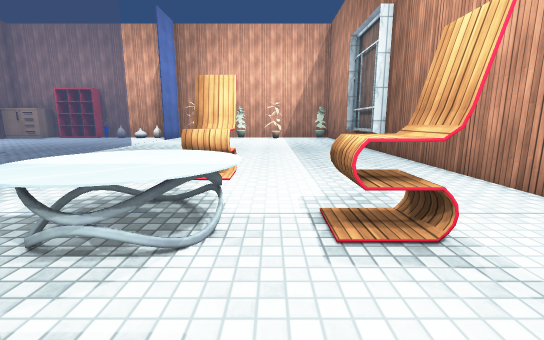
[1] (above)

17 first-person views from a walk through a scene from a Unity 3-D project. The camera is 1.2 m above the floor, tilts 10° down and sees 90° across. The floor is counted in squares, 1 m on a side. Each view is taken from the middle of a square. On the plan, view 1 faces up. The plan holds only what a view shows up to about 13 squares ahead; the rest is blank. Some animated figures are not drawn. Some surface patterns are stand-ins.

[2]
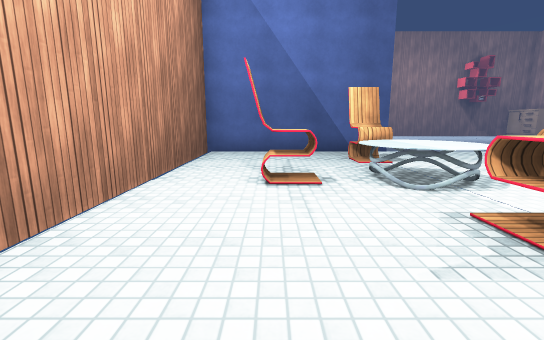

[3]
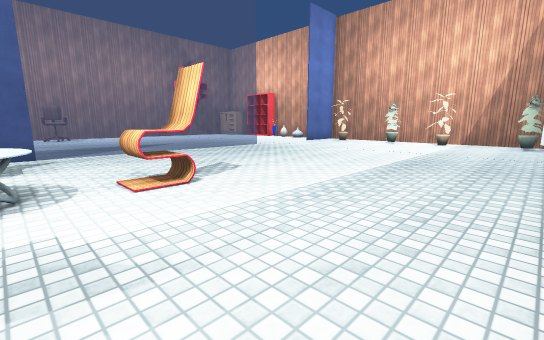

[4]
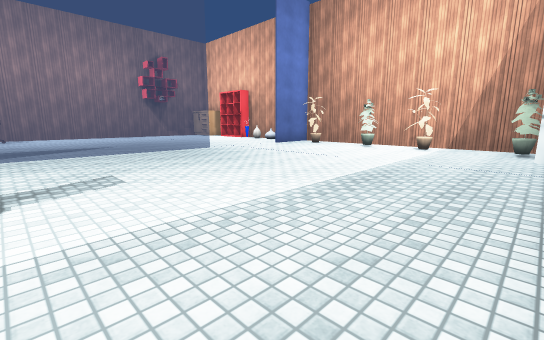

[5]
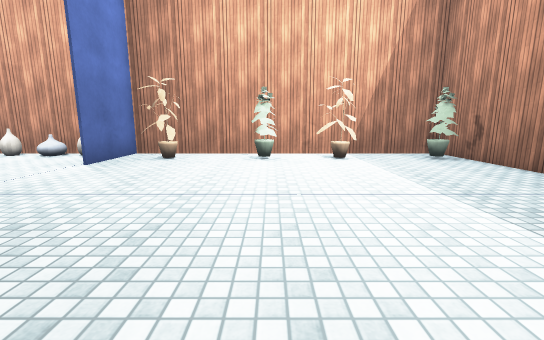

[6]
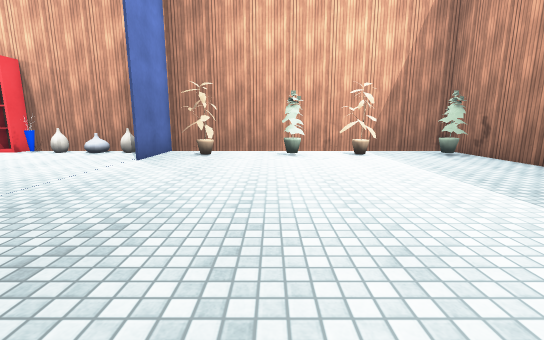

[7]
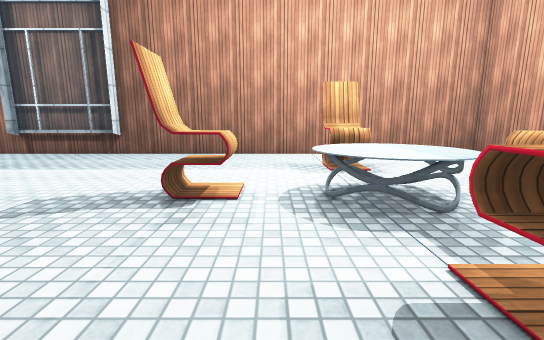

[8]
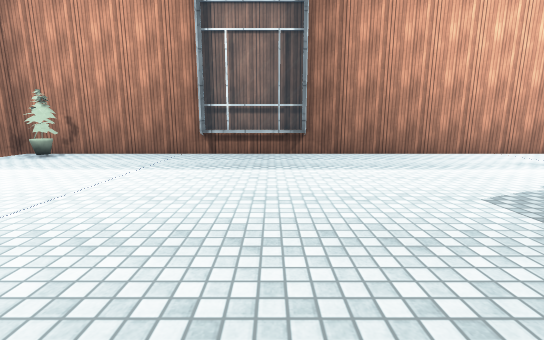

[9]
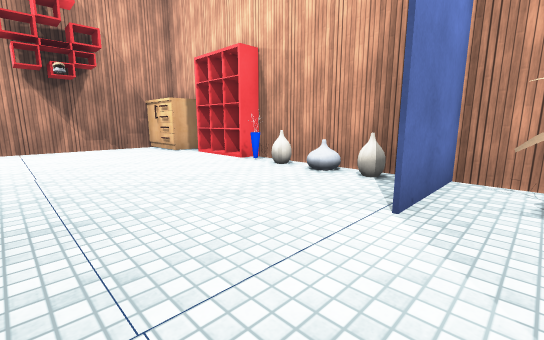

[10]
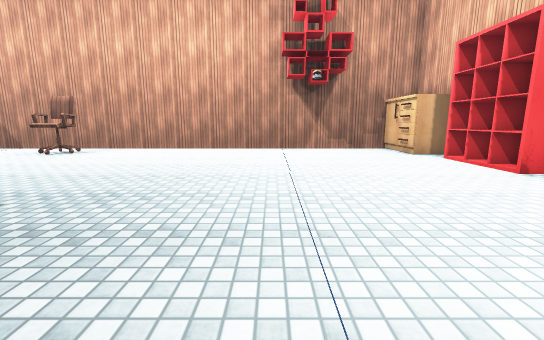

[11]
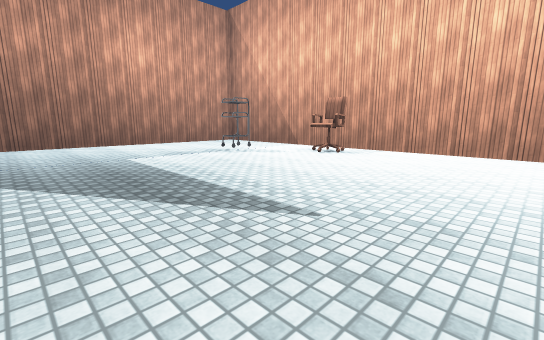

[12]
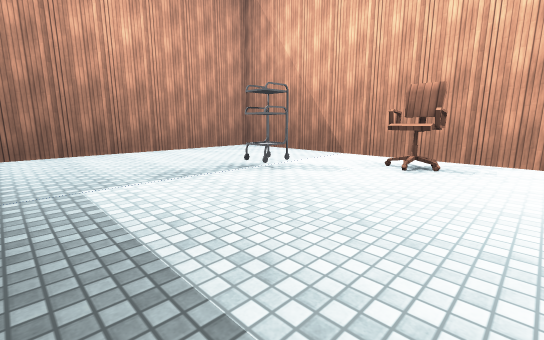

[13]
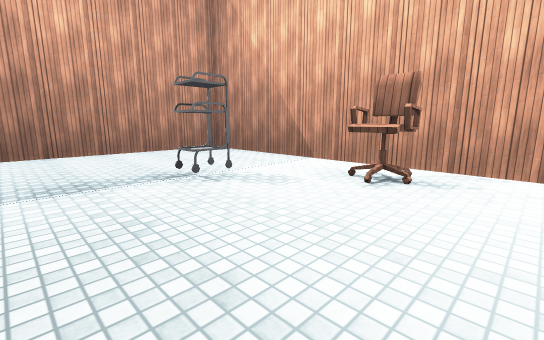

[14]
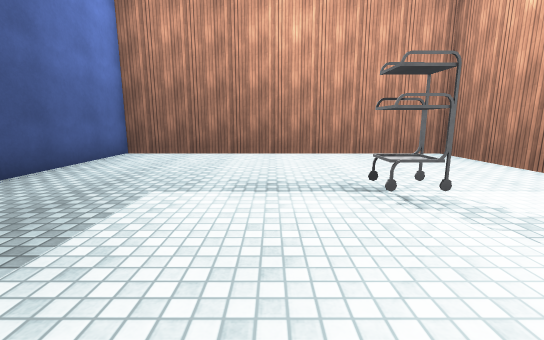

[15]
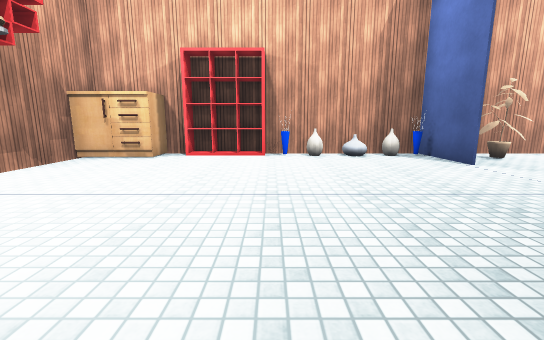

[16]
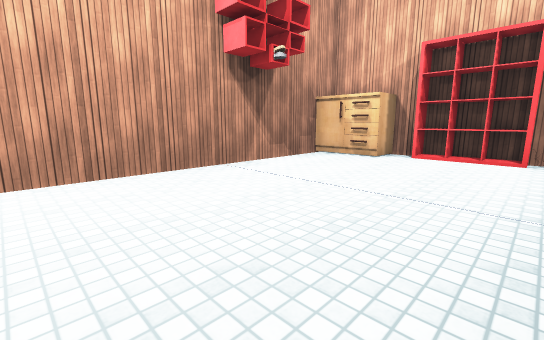

[17]
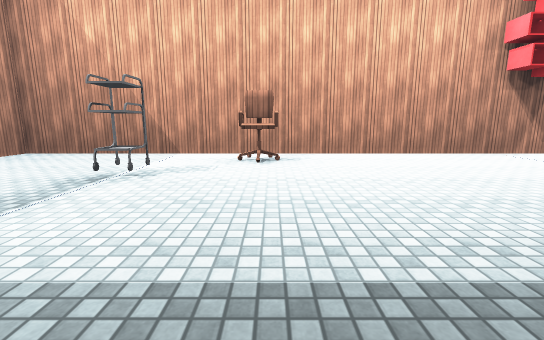

### Floor plan
Points are (right, up) in squares from view 1. A wall is a line through its corners. A room is listed if a view was taken in it or the views show most of it. See-through windows are left out.
Room 1 (views 1, 2, 3, 4, 5, 6, 7, 8)
walls: (4.2, 10.8) (4.2, 14.6); (4.5, 10.8) (3.9, 10.8); (-7.2, 4.9) (-7.2, -2.8); (-7, -2.7) (4.4, -2.7) (4.4, 21.6) (-7.1, 21.6); (-7.2, 21.6) (-7.2, 18.5)
ways out: opening at (-6.2, 16) to room 2
objects: other object (-6, 20); chair (-5, 3) to (-4, 3); chair (-2, 0) to (-2, 1); table (-2, 2) to (-1, 4); chair (-2, 6) to (-1, 6); other object (-2, 20); other object (0, 20); chair (1, 3) to (2, 3); other object (3, 20) to (4, 20)
Room 2 (views 9, 10, 11, 12, 13, 14, 15, 16, 17)
walls: (-7.3, 18.5) (-7.3, 21.6); (-16.2, 21.6) (-17.1, 21.6); (-19.7, 20.4) (-19.7, -2.7) (-7, -2.7); (-7.1, 21.6) (-16.1, 21.6); (-7.3, -2.8) (-7.3, 2.5)
ways out: opening at (-6.2, 16) to room 1
objects: chair (-18, 7) to (-17, 7); trolley (-15, 4); rack (-15, 21) to (-14, 21); vase (-13, 21); vase (-11, 21); vase (-10, 21); vase (-9, 21); vase (-8, 21)

Where each view was taken, in squares from view 1:
view 1: 0 up, 0 right, facing up
view 2: 0 up, 4 right, facing left
view 3: 4 up, 4 right, facing up-left
view 4: 7 up, 4 right, facing up-left
view 5: 11 up, 2 left, facing up
view 6: 10 up, 3 left, facing up
view 7: 5 up, 6 left, facing right
view 8: 12 up, 6 left, facing right
view 9: 15 up, 6 left, facing up-left
view 10: 15 up, 7 left, facing left
view 11: 13 up, 8 left, facing down-left
view 12: 9 up, 10 left, facing down-left
view 13: 9 up, 12 left, facing down-left
view 14: 8 up, 13 left, facing down
view 15: 11 up, 13 left, facing up
view 16: 11 up, 13 left, facing up-left
view 17: 7 up, 9 left, facing left
